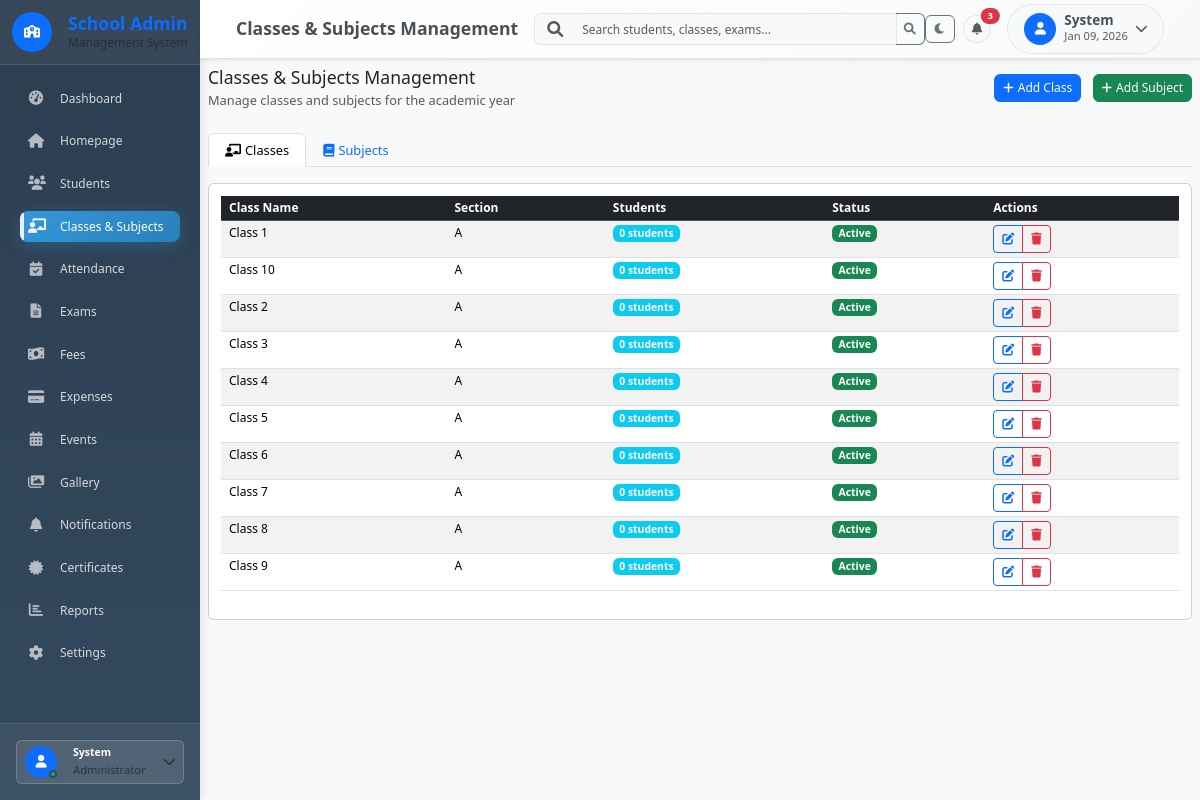
The page /admin/classes (signed in) on the database its author committed.
### tables this page shows
CREATE TABLE classes (
    id INT PRIMARY KEY AUTO_INCREMENT,
    class_name VARCHAR(50) NOT NULL,
    section VARCHAR(10),
    is_active BOOLEAN DEFAULT TRUE,
    created_at TIMESTAMP DEFAULT CURRENT_TIMESTAMP
);

### views/admin/classes/index.php (the view, shortened to what the rows shown need)
<?php
$page_title = 'Classes & Subjects Management';
?>
<div class="d-flex justify-content-between align-items-center mb-4">
    <div>
        <h4 class="mb-1"><?php echo $page_title; ?></h4>
        <p class="text-muted mb-0">Manage classes and subjects for the academic year</p>
    </div>
    <div>
        <button class="btn btn-primary me-2" data-bs-toggle="modal" data-bs-target="#addClassModal">
            <i class="fas fa-plus me-1"></i>Add Class
        </button>
        <button class="btn btn-success" data-bs-toggle="modal" data-bs-target="#addSubjectModal">
            <i class="fas fa-plus me-1"></i>Add Subject
        </button>
    </div>
</div>
<ul class="nav nav-tabs" id="classSubjectTabs" role="tablist">
    <li class="nav-item" role="presentation">
        <button class="nav-link active" id="classes-tab" data-bs-toggle="tab" data-bs-target="#classes" type="button" role="tab" aria-controls="classes" aria-selected="true">
            <i class="fas fa-chalkboard-teacher me-1"></i>Classes
        </button>
    </li>
    <li class="nav-item" role="presentation">
        <button class="nav-link" id="subjects-tab" data-bs-toggle="tab" data-bs-target="#subjects" type="button" role="tab" aria-controls="subjects" aria-selected="false">
            <i class="fas fa-book me-1"></i>Subjects
        </button>
    </li>
</ul>
<div class="tab-content" id="classSubjectTabsContent">
    <div class="tab-pane fade show active" id="classes" role="tabpanel" aria-labelledby="classes-tab">
        <div class="card mt-3">
            <div class="card-body">
                <div class="table-responsive">
                    <table class="table table-striped table-hover">
                        <thead class="table-dark">
                            <tr>
                                <th>Class Name</th>
                                <th>Section</th>
                                <th>Students</th>
                                <th>Status</th>
                                <th>Actions</th>
                            </tr>
                        </thead>
                        <tbody>
                            <?php if (empty($classes)): ?>
                                <tr>
                                    <td colspan="5" class="text-center text-muted">No classes found</td>
                                </tr>
                            <?php else: ?>
                                <?php foreach ($classes as $class): ?>
                                    <tr>
                                        <td><?php echo htmlspecialchars($class['class_name']); ?></td>
                                        <td><?php echo htmlspecialchars($class['section']); ?></td>
                                        <td>
                                            <span class="badge bg-info"><?php echo $class['student_count']; ?> students</span>
                                        </td>
                                        <td>
                                            <?php if ($class['is_active']): ?>
                                                <span class="badge bg-success">Active</span>
                                            <?php else: ?>
                                                <span class="badge bg-secondary">Inactive</span>
                                            <?php endif; ?>
                                        </td>
                                        <td>
                                            <div class="btn-group" role="group">
                                                <a href="/admin/classes/edit/<?php echo $class['id']; ?>" class="btn btn-sm btn-outline-primary" title="Edit">
                                                    <i class="fas fa-edit"></i>
                                                </a>
                                                <?php if ($class['student_count'] == 0): ?>
                                                    <button class="btn btn-sm btn-outline-danger" onclick="deleteClass(<?php echo $class['id']; ?>)" title="Delete">
                                                        <i class="fas fa-trash"></i>
                                                    </button>
                                                <?php endif; ?>
                                            </div>
                                        </td>
                                    </tr>
                                <?php endforeach; ?>
                            <?php endif; ?>
                        </tbody>
                    </table>
                </div>
            </div>
        </div>
    </div>
</div>
<?php
include dirname(__DIR__) . '/layout.php';
?>

### core/Router.php (shortened to what the rows shown need)
<?php
class Router {
    private $routes = [];
    private $basePath = '';
    public function __construct($basePath = '') {
        $this->basePath = $basePath;
    }
    private function addRoute($method, $path, $handler) {
        $path = $this->basePath . $path;
        $this->routes[$method][$path] = $handler;
    }
    public function dispatch() {
        $requestMethod = $_SERVER['REQUEST_METHOD'];
        $requestUri = parse_url($_SERVER['REQUEST_URI'], PHP_URL_PATH);
        $requestUri = rtrim($requestUri, '/');
        if (isset($this->routes[$requestMethod])) {
            foreach ($this->routes[$requestMethod] as $path => $handler) {
                $pattern = $this->convertToRegex($path);
                if (preg_match($pattern, $requestUri, $matches)) {
                    array_shift($matches);
                    $this->callHandler($handler, $matches);
                    return;
                }
            }
        }
    }
    private function convertToRegex($path) {
        $pattern = preg_replace('/\{(\w+)\}/', '(?P<$1>[^/]+)', $path);
        return '/^' . str_replace('/', '\/', $pattern) . '$/';
    }
    private function callHandler($handler, $params) {
        $positionalParams = array_filter($params, function($key) {
            return is_int($key);
        }, ARRAY_FILTER_USE_KEY);
        if (is_callable($handler)) {
            call_user_func_array($handler, $positionalParams);
        } elseif (is_string($handler)) {
            list($controller, $method) = explode('@', $handler);
            $controllerFile = CONTROLLERS_PATH . $controller . '.php';
            if (file_exists($controllerFile)) {
                $controllerInstance = new $controller();
                if (method_exists($controllerInstance, $method)) {
                    call_user_func_array([$controllerInstance, $method], $positionalParams);
                } else {
                    throw new Exception("Method {$method} not found in {$controller}");
                }
            } else {
                throw new Exception("Controller {$controller} not found");
            }
        }
    }
}

### rows shown on the page
classes: class_name "Class 1", section "A", student_count "0", is_active "Active"
classes: class_name "Class 10", section "A", student_count "0", is_active "Active"
classes: class_name "Class 2", section "A", student_count "0", is_active "Active"
classes: class_name "Class 3", section "A", student_count "0", is_active "Active"
classes: class_name "Class 4", section "A", student_count "0", is_active "Active"
classes: class_name "Class 5", section "A", student_count "0", is_active "Active"
classes: class_name "Class 6", section "A", student_count "0", is_active "Active"
classes: class_name "Class 7", section "A", student_count "0", is_active "Active"
classes: class_name "Class 8", section "A", student_count "0", is_active "Active"
classes: class_name "Class 9", section "A", student_count "0", is_active "Active"
